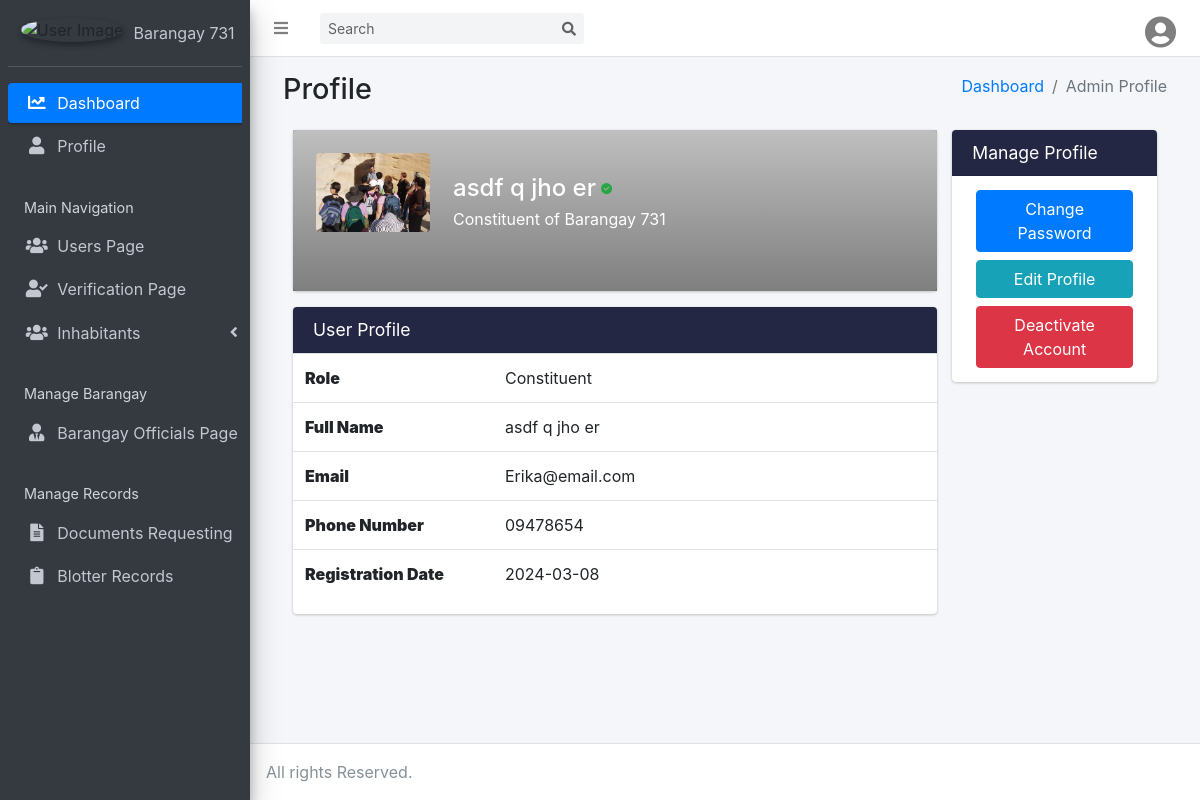
Screenshot of /adminProfile.php (signed in) with the database file from the repository.
### tables this page shows
CREATE TABLE `users_tbl` (
  `UserID` int(11) NOT NULL,
  `ResidentID` int(11) NOT NULL,
  `FirstName` varchar(255) NOT NULL,
  `LastName` varchar(255) NOT NULL,
  `MiddleName` varchar(255) DEFAULT NULL,
  `Suffix` varchar(10) NOT NULL,
  `Username` varchar(255) NOT NULL,
  `Password` varchar(255) NOT NULL,
  `Email` varchar(255) NOT NULL,
  `Phone` varchar(20) DEFAULT NULL,
  `RegistrationDate` date DEFAULT NULL,
  `Image` varchar(255) NOT NULL,
  `RoleID` int(11) DEFAULT NULL,
  `IsActive` tinyint(1) NOT NULL,
  `IsVerified` tinyint(1) NOT NULL
);

CREATE TABLE `roles` (
  `RoleID` int(11) NOT NULL,
  `RoleName` varchar(50) NOT NULL
);

### adminProfile.php (the view, shortened to what this page needs)
<?php
require 'includes/dbhandler.inc.php';
if (isset($_SESSION['UserID'])) {
  $userid = $_SESSION['UserID'];
  $sql = "SELECT u.*, rl.*
  FROM users_tbl u
  LEFT JOIN roles rl ON rl.RoleID = u.RoleID
  WHERE u.UserID = ?";
  $stmt = mysqli_stmt_init($conn);
  if (mysqli_stmt_prepare($stmt, $sql)) {
    mysqli_stmt_bind_param($stmt, "s", $userid);
    mysqli_stmt_execute($stmt);
    $result = mysqli_stmt_get_result($stmt);
    if (mysqli_num_rows($result) > 0) {
      $row = mysqli_fetch_assoc($result);
    } else {
      echo "User record not found.";
    }
  } else {
    echo "Error: Failed to prepare SQL statement.";
  }
} else {
  header("Location: LogIn.php");
  exit();
}
?>
<!DOCTYPE html>
<html>
<head>
  <link rel="stylesheet" href="adminfiles/plugins/fontawesome-free/css/all.min.css">
  <link rel="stylesheet" href="https://code.ionicframework.com/ionicons/2.0.1/css/ionicons.min.css">
  <link rel="stylesheet" href="adminfiles/dist/css/adminlte.min.css">
  <link rel="stylesheet" href="adminfiles/plugins/overlayScrollbars/css/OverlayScrollbars.min.css">
  <link rel="stylesheet" type="text/css" href="https://cdn.datatables.net/2.0.3/css/dataTables.bootstrap4.min.css">
  <link rel="stylesheet" href="adminfiles/dist/css/ogcss.css">
</head>
<body class="hold-transition sidebar-mini">
<div class="wrapper">
  <nav class="main-header navbar navbar-expand navbar-white navbar-light">
    <ul class="navbar-nav">
      <li class="nav-item">
        <a class="nav-link" data-widget="pushmenu" href="#"><i class="fas fa-bars"></i></a>
      </li>
    </ul>
    <form class="form-inline ml-3">
      <div class="input-group input-group-sm">
        <input class="form-control form-control-navbar" type="search" placeholder="Search" aria-label="Search">
        <div class="input-group-append">
          <button class="btn btn-navbar" type="submit">
            <i class="fas fa-search"></i>
          </button>
        </div>
      </div>
    </form>
    <ul class="navbar-nav ml-auto">
        <li class="nav-item dropdown">
          <a class="nav-link" data-toggle="dropdown" href="#">
            <i class="fas fa-user-circle fa-2x"></i>
          </a>
        </li>
    </ul>
  </nav>
  <aside class="main-sidebar sidebar-dark-primary elevation-4">
    <div class="sidebar">
        <div class="user-panel mt-3 pb-3 mb-3 d-flex">
          <div class="image">
            <img src="builtimages/left_logo.png" class="img-circle elevation-2" alt="User Image">
          </div>
          <div class="info">
            <a href="#" class="d-block">Barangay 731</a>
          </div>
        </div>
        <nav class="mt-2">
          <ul class="nav nav-pills nav-sidebar flex-column" data-widget="treeview" role="menu" data-accordion="false">
            <li class="nav-item has-treeview menu-open">
              <a href="AdminDashboard.php" class="nav-link active">
                <i class="fas fa-chart-line nav-icon"></i>
                <p>Dashboard</p>
              </a>
            </li>
            <li class="nav-item">
              <a href="adminProfile.php" class="nav-link">
                <i class="fas fa-user nav-icon"></i>
                <p>Profile</p>
              </a>
            </li>
            <li class="nav-header">Main Navigation</li>
            <li class="nav-item">
              <a href="UsersList.php" class="nav-link">
                <i class="fas fa-users nav-icon"></i>
                <p>Users Page</p>
              </a>
            </li>
            <li class="nav-item">
              <a href="VerificationPage.php" class="nav-link">
                <i class="fas fa-user-check nav-icon"></i>
                <p>Verification Page</p>
              </a>
            </li>
            <li class="nav-item has-treeview">
              <a href="#" class="nav-link">
                <i class="fas fa-users nav-icon"></i>
                <p>
                  Inhabitants
                  <i class="fas fa-angle-left right"></i>
                </p>
              </a>
            </li>
            <li class="nav-header">Manage Barangay</li>
            <li class="nav-item">
              <a href="barangayOfficials.php" class="nav-link">
                <i class="fas fa-user-tie nav-icon"></i>
                <p>Barangay Officials Page</p>
              </a>
            </li>
            <li class="nav-header">Manage Records</li>
            <li class="nav-item">
              <a href="viewRequests.php" class="nav-link">
                <i class="fas fa-file-alt nav-icon"></i>
                <p>Documents Requesting</p>
              </a>
            </li>
            <li class="nav-item">
              <a href="viewBlotterRecords.php" class="nav-link">
                <i class="fas fa-clipboard nav-icon"></i>
                <p>Blotter Records</p>
              </a>
            </li>
          </ul>
        </nav>
      </div>
    </aside>
  <div class="content-wrapper">
    <section class="content-header">
      <div class="container-fluid">
        <div class="row mb-2">
          <div class="col-sm-6">
            <h1>Profile</h1>
          </div>
          <div class="col-sm-6">
            <ol class="breadcrumb float-sm-right">
              <li class="breadcrumb-item"><a href="AdminDashboard.php">Dashboard</a></li>
              <li class="breadcrumb-item active">Admin Profile</li>
            </ol>
          </div>
        </div>
      </div>
    </section>
      <section class="content">
        <div class="row">
          <div class="col-12">
            <div class="row">
              <div class="col-lg-9">
                <div class="card card-info">
                  <div class="profile-header">
                    <div class="profile-header-cover"></div>
                    <div class="profile-header-content">
                      <div class="profile-header-img">
                        <img src="uploads/ProfileImages/<?php echo $row['Image']; ?>" alt="<?php echo $row['FirstName'] . ' ' . $row['MiddleName'] . ' ' . $row['LastName']. ' ' . $row['Suffix']; ?>" class="rounded" width="200">
                      </div>
                      <div class="profile-header-info p-4">
                        <h4 class="m-t-sm">
                          <?php
                          echo $row['FirstName'] . ' ' .
                          $row['MiddleName'] . ' ' .
                          $row['LastName']. ' ' .
                          $row['Suffix'];
                          $is_verified = $row['IsVerified'];
                          if ($is_verified) {
                            echo '<svg style="margin-left: 5px;" xmlns="http://www.w3.org/2000/svg" viewBox="0 0 512 512" width="2%" height="2%">
                            <path fill="#28a745" d="M256 512A256 256 0 1 0 256 0a256 256 0 1 0 0 512zM241 337l-17 17-17-17-80-80L161 223l63 63L351 159 385 193 241 337z"/>
                            </svg>';
                          }
                          ?>
                        </h4>
                        <p class="m-b-sm"><?php echo $row['RoleName']; ?> of Barangay 731</p>
                      </div>
                    </div>
                  </div>
                </div>
                <div class="card card-info">
                  <div class="card-header">
                    <h3 class="card-title">User Profile</h3>
                  </div>
                  <div class="panel-body">
                    <table class="table profile__table">
                      <tbody>
                        <tr>
                          <th><strong>Role</strong></th>
                          <td><?php echo $row['RoleName']?></td>
                        </tr>
                        <tr>
                          <th><strong>Full Name</strong></th>
                          <td><?php echo $row['FirstName'] . ' ' . $row['MiddleName'] . ' ' . $row['LastName'] . ' ' . $row['Suffix']; ?></td>
                        </tr>
                        <tr>
                          <th><strong>Email</strong></th>
                          <td><?php echo $row['Email']; ?></td>
                        </tr>
                        <tr>
                          <th><strong>Phone Number</strong></th>
                          <td><?php echo $row['Phone']; ?></td>
                        </tr>
                        <tr>
                          <th><strong>Registration Date</strong></th>
                          <td><?php echo $row['RegistrationDate']; ?></td>
                        </tr>
                      </tbody>
                    </table>
                  </div>
                </div>
              </div>
              <div class="col-lg-3">
                <div class="card card-info">
                  <div class="card-header">
                    <h3 class="card-title">Manage Profile</h3>
                  </div>
                  <div class="card-body">
                    <div class="row">
                      <a class='btn btn-primary btn-block' href=adminChangePassword.php>Change Password</a>
                    </div>
                    <div class="row">
                      <a class='btn btn-info btn-block mt-2' href='adminUpdateProfile.php?id=<?php echo $row['UserID']; ?>'>Edit Profile</a>
                    </div>
                    <div class="row">
                      <form id="deactivateForm" class="btn-block" method="POST">
                        <button type="button" id="deactivateBtn" class="btn btn-danger btn-block mt-2 btn-deactivate">Deactivate Account</button>
                      </form>
                    </div>
                  </div>
                </div>
              </div>
            </div>
          </section>
        </div>
<footer class="main-footer no-print">
  All rights Reserved.
</footer>
</div>
    </body>
    </html>

### adminProfile.php (style rules this page uses)
.card-info:not(.card-outline) .card-header { background-color: #232743; }
.row { margin-left: 10px; margin-right: 10px; }
.profile-header-img img { max-width: 100%; }
.profile-header { position: relative; overflow: hidden; }
.profile-header .profile-header-cover { background: url(builtimages/left_logo.png) center no-repeat; background-size: 50% auto; position: absolute; left: 0; right: 0; top: 0; bottom: 0; }
.profile-header .profile-header-cover:before { content: ""; position: absolute; top: 0; left: 0; right: 0; bottom: 0; background: linear-gradient(to bottom, rgba(0, 0, 0, 0.25) 0, rgba(0, 0, 0, 0.50) 100%); }
.profile-header .profile-header-content, .profile-header .profile-header-tab, .profile-header-img, body .fc-icon { position: relative; }
.profile-header .profile-header-content:after, .profile-header .profile-header-content:before { content: ""; display: table; clear: both; }
.profile-header .profile-header-content { color: #fff; padding: 1.25rem; }
.profile-header-img { float: left; width: 7.5rem; height: 7.5rem; overflow: hidden; z-index: 10; margin: 0 1.25rem -1.25rem 0; padding: 0.1875rem; -webkit-border-radius: 0.25rem; -moz-border-radius: 0.25rem; border-radius: 0.25rem; }
.profile-header-info h4 { font-weight: 500; margin-bottom: 0.3125rem; }

### rows the page displays
users_tbl: Image (picture), FirstName "asdf", MiddleName "q", LastName "jho", Suffix "er", RoleID.RoleName "Constituent", Email "Erika@email.com", Phone "09478654", RegistrationDate "2024-03-08"
